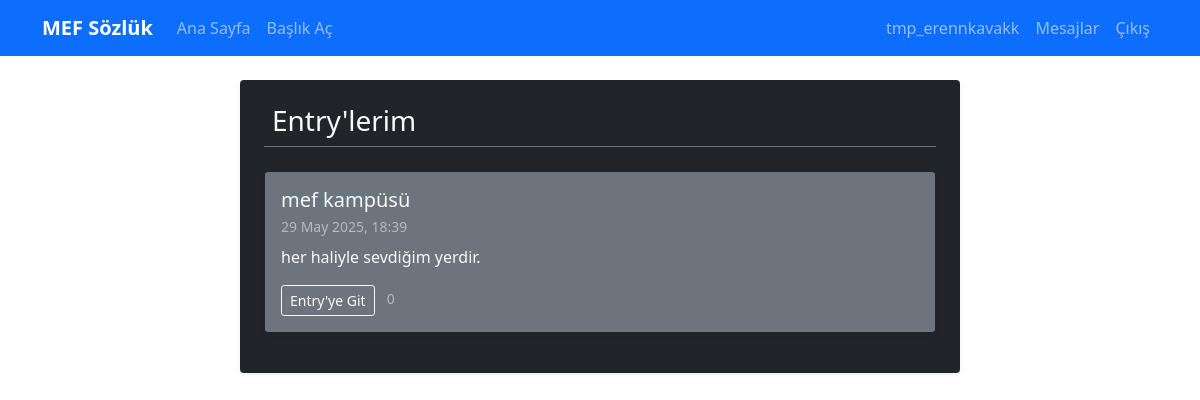
Screenshot of /user/entries (signed in) with the database file from the repository.
### app/models/user.py (models this page shows, shortened)
class User(UserMixin, db.Model):
    id = db.Column(db.Integer, primary_key=True)
    email = db.Column(db.String(120), unique=True, nullable=False)
    nickname = db.Column(db.String(80), unique=True, nullable=False)
    real_name = db.Column(db.String(100), nullable=False)
    password_hash = db.Column(db.String(128))
    email_confirmed = db.Column(db.Boolean, default=False)
    email_confirmation_token = db.Column(db.String(100), unique=True)
    created_at = db.Column(db.DateTime, default=lambda: datetime.now(timezone.utc))
    last_seen = db.Column(db.DateTime, default=lambda: datetime.now(timezone.utc))
    is_admin = db.Column(db.Boolean, default=False)
    is_active = db.Column(db.Boolean, default=True)
    bio = db.Column(db.Text)
    entries = db.relationship('Entry', backref='author', lazy='dynamic', cascade='all, delete-orphan')
    following = db.relationship('Follow',
                               foreign_keys='Follow.follower_id',
                               backref='follower',
                               lazy='dynamic',
                               cascade='all, delete-orphan')
    followers = db.relationship('Follow',
                               foreign_keys='Follow.followed_id',
                               backref='followed',
                               lazy='dynamic',
                               cascade='all, delete-orphan')
    favorites = db.relationship('Favorite', backref='user', lazy='dynamic', cascade='all, delete-orphan')
    sent_messages = db.relationship('Message',
                                   foreign_keys='Message.sender_id',
                                   backref='sender',
                                   lazy='dynamic',
                                   cascade='all, delete-orphan')
    received_messages = db.relationship('Message',
                                       foreign_keys='Message.recipient_id',
                                       backref='recipient',
                                       lazy='dynamic',
                                       cascade='all, delete-orphan')
    def get_unread_message_count(self):
        return self.received_messages.filter_by(is_read=False).count()

### app/models/entry.py (models this page shows, shortened)
class Entry(db.Model):
    id = db.Column(db.Integer, primary_key=True)
    content = db.Column(db.Text, nullable=False)
    created_at = db.Column(db.DateTime, default=lambda: datetime.now(timezone.utc))
    updated_at = db.Column(db.DateTime, default=lambda: datetime.now(timezone.utc))
    title_id = db.Column(db.Integer, db.ForeignKey('title.id'), nullable=False)
    author_id = db.Column(db.Integer, db.ForeignKey('user.id'), nullable=False)
    favorites = db.relationship('Favorite', backref='entry', lazy='dynamic', cascade='all, delete-orphan')
    def can_edit(self, user):
        if not user or not user.is_authenticated:
            return False
        if user.is_admin:
            return True
        if self.author_id != user.id:
            return False
        if self.created_at.tzinfo is None:
            created_at_aware = self.created_at.replace(tzinfo=timezone.utc)
        else:
            created_at_aware = self.created_at.astimezone(timezone.utc)
        current_time_utc = datetime.now(timezone.utc)
        time_passed_seconds = (current_time_utc - created_at_aware).total_seconds()
        edit_limit_minutes = current_app.config.get('ENTRY_EDIT_TIME_LIMIT', 15) # Varsayılan 15 dakika
        edit_limit_seconds = edit_limit_minutes * 60
        return time_passed_seconds <= edit_limit_seconds
    def favorite_count(self):
        return self.favorites.count()

class Title(db.Model):
    id = db.Column(db.Integer, primary_key=True)
    name = db.Column(db.String(200), unique=True, nullable=False)
    created_at = db.Column(db.DateTime, default=lambda: datetime.now(timezone.utc))
    last_entry_time = db.Column(db.DateTime, default=lambda: datetime.now(timezone.utc))
    entries = db.relationship('Entry', backref='title', lazy='dynamic', cascade='all, delete-orphan')

### app/routes/user.py (the view)
@bp.route('/entries')
@login_required
def my_entries():
    page = request.args.get('page', 1, type=int)
    entries = Entry.query.filter_by(author_id=current_user.id)\
                        .order_by(desc(Entry.created_at))\
                        .paginate(page=page, per_page=10, error_out=False)
    return render_template('user/my_entries.html', entries=entries, timezone=timezone)

### app/__init__.py (called while the page is built)
@login_manager.user_loader
def load_user(user_id):
    from app.models.user import User
    return User.query.get(int(user_id))

### app/templates/user/my_entries.html (shortened to what this page needs)
{% extends "base.html" %}
{% block content %}
<div class="container mt-4 text-light">
    <div class="row justify-content-center">
        <div class="col-md-9 col-lg-8">
            <div class="bg-dark border-secondary p-4 rounded shadow-sm">
                <h3 class="mb-4 border-bottom border-secondary pb-2">
                    Entry'lerim
                </h3>
                {% if entries.items %}
                    {% for entry in entries.items %}
                    <div class="card mb-3 bg-secondary border-dark text-light shadow-sm">
                        <div class="card-body">
                            <div class="d-flex justify-content-between align-items-start">
                                <div>
                                    <h5 class="card-title mb-1">
                                        <a href="{{ url_for('main.view_title', id=entry.title.id) }}" class="link-light text-decoration-none hover-underline">{{ entry.title.name }}</a>
                                    </h5>
                                    <small class="text-white-50 d-block mb-2">
                                         {{ entry.created_at.strftime('%d %B %Y, %H:%M') }}
                                    </small>
                                </div>
                            </div>
                            <div class="entry-content-preview mb-3" style="max-height: 100px; overflow: hidden;">
                                {{ entry.content | striptags | truncate(250, True, '...') }}
                            </div>
                            <a href="{{ url_for('main.view_title', id=entry.title.id, _anchor='entry-' ~ entry.id|string) }}" class="btn btn-sm btn-outline-light">
                                 Entry'ye Git
                            </a>
                            <span class="ms-2 text-white-50 small">
                                 {{ entry.favorite_count() }}
                            </span>
                        </div>
                    </div>
                    {% endfor %}
                {% else %}
                    <div class="alert bg-secondary text-light border-dark" role="alert">
                        Henüz hiç entry'niz bulunmuyor. Dilerseniz <a href="{{ url_for('main.index') }}" class="alert-link link-light hover-underline">ana sayfaya gidip</a> bir başlığa entry girebilirsiniz.
                    </div>
                {% endif %}
            </div>
        </div>
    </div>
</div>
{% endblock %}

### app/templates/base.html (shortened to what this page needs)
<!DOCTYPE html>
<html lang="tr">
<head>
    <link href="https://cdn.jsdelivr.net/npm/bootstrap@5.1.3/dist/css/bootstrap.min.css" rel="stylesheet">
    <link href="{{ url_for('static', filename='css/style.css') }}" rel="stylesheet">
</head>
<body>
    <nav class="navbar navbar-expand-lg navbar-dark bg-primary">
        <div class="container">
            <a class="navbar-brand" href="{{ url_for('main.index') }}">MEF Sözlük</a>
            <div class="navbar-nav me-auto">
                <a class="nav-link" href="{{ url_for('main.index') }}">Ana Sayfa</a>
                {% if current_user.is_authenticated %}
                    <a class="nav-link" href="{{ url_for('entry.create_title') }}">Başlık Aç</a>
                {% endif %}
            </div>
            <div class="navbar-nav">
                {% if current_user.is_authenticated %}
                    <a class="nav-link" href="{{ url_for('user.profile', nickname=current_user.nickname) }}">
                        {{ current_user.nickname }}
                    </a>
                    <a class="nav-link" href="{{ url_for('user.messages') }}">
                        Mesajlar
                    </a>
                    <a class="nav-link" href="{{ url_for('auth.logout') }}">Çıkış</a>
                {% else %}
                    <a class="nav-link" href="{{ url_for('auth.login') }}">Giriş</a>
                    <a class="nav-link" href="{{ url_for('auth.register') }}">Kayıt Ol</a>
                {% endif %}
            </div>
        </div>
    </nav>
    <div class="container mt-4">
        {% block content %}{% endblock %}
    </div>
</body>
</html>

### app/static/css/style.css (style rules this page uses)
.navbar-brand { font-weight: bold; }
.card { box-shadow: 0 2px 4px rgba(0,0,0,0.1); border: 1px solid #e0e0e0; }
a[href*="/user/"] { font-weight: 500; text-decoration: none; }

### rows the page displays
User: nickname "tmp_erennkavakk"
Entry: title.name "mef kampüsü", created_at "29 May 2025, 18:39", content "her haliyle sevdiğim yerdir.", favorite_count "0"
